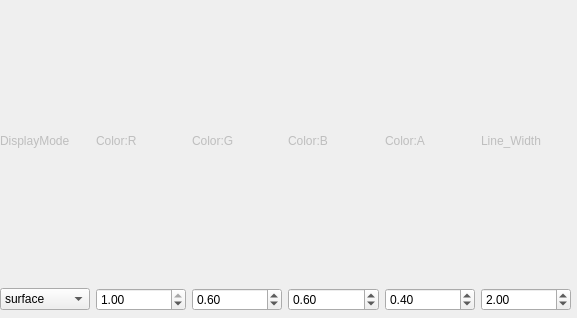
<?xml version="1.0" encoding="UTF-8"?>
<ui version="4.0">
 <class>RadarUi</class>
 <widget class="QWidget" name="RadarUi">
  <property name="geometry">
   <rect>
    <x>0</x>
    <y>0</y>
    <width>577</width>
    <height>318</height>
   </rect>
  </property>
  <property name="windowTitle">
   <string>RadarUi</string>
  </property>
  <widget class="QWidget" name="gridLayoutWidget">
   <property name="geometry">
    <rect>
     <x>0</x>
     <y>0</y>
     <width>571</width>
     <height>311</height>
    </rect>
   </property>
   <layout class="QGridLayout" name="gridLayout">
    <item row="1" column="6">
     <widget class="QLabel" name="label_6">
      <property name="enabled">
       <bool>false</bool>
      </property>
      <property name="text">
       <string>Line_Width</string>
      </property>
     </widget>
    </item>
    <item row="2" column="5">
     <widget class="QDoubleSpinBox" name="ColorA">
      <property name="maximum">
       <double>1.000000000000000</double>
      </property>
      <property name="singleStep">
       <double>0.010000000000000</double>
      </property>
      <property name="value">
       <double>0.400000000000000</double>
      </property>
     </widget>
    </item>
    <item row="1" column="4">
     <widget class="QLabel" name="label_4">
      <property name="enabled">
       <bool>false</bool>
      </property>
      <property name="text">
       <string>Color:B</string>
      </property>
     </widget>
    </item>
    <item row="1" column="2">
     <widget class="QLabel" name="label_2">
      <property name="enabled">
       <bool>false</bool>
      </property>
      <property name="text">
       <string>Color:R</string>
      </property>
     </widget>
    </item>
    <item row="2" column="4">
     <widget class="QDoubleSpinBox" name="ColorB">
      <property name="maximum">
       <double>1.000000000000000</double>
      </property>
      <property name="singleStep">
       <double>0.010000000000000</double>
      </property>
      <property name="value">
       <double>0.600000000000000</double>
      </property>
     </widget>
    </item>
    <item row="2" column="6">
     <widget class="QDoubleSpinBox" name="lineWidth">
      <property name="minimum">
       <double>1.000000000000000</double>
      </property>
      <property name="maximum">
       <double>5.000000000000000</double>
      </property>
      <property name="value">
       <double>2.000000000000000</double>
      </property>
     </widget>
    </item>
    <item row="1" column="5">
     <widget class="QLabel" name="label_5">
      <property name="enabled">
       <bool>false</bool>
      </property>
      <property name="text">
       <string>Color:A</string>
      </property>
     </widget>
    </item>
    <item row="1" column="3">
     <widget class="QLabel" name="label_3">
      <property name="enabled">
       <bool>false</bool>
      </property>
      <property name="text">
       <string>Color:G</string>
      </property>
     </widget>
    </item>
    <item row="2" column="3">
     <widget class="QDoubleSpinBox" name="ColorG">
      <property name="maximum">
       <double>1.000000000000000</double>
      </property>
      <property name="singleStep">
       <double>0.010000000000000</double>
      </property>
      <property name="value">
       <double>0.600000000000000</double>
      </property>
     </widget>
    </item>
    <item row="2" column="0">
     <widget class="QComboBox" name="DisplayList">
      <item>
       <property name="text">
        <string>surface</string>
       </property>
      </item>
      <item>
       <property name="text">
        <string>line</string>
       </property>
      </item>
     </widget>
    </item>
    <item row="2" column="2">
     <widget class="QDoubleSpinBox" name="ColorR">
      <property name="maximum">
       <double>1.000000000000000</double>
      </property>
      <property name="singleStep">
       <double>0.100000000000000</double>
      </property>
      <property name="value">
       <double>1.000000000000000</double>
      </property>
     </widget>
    </item>
    <item row="1" column="0">
     <widget class="QLabel" name="label">
      <property name="enabled">
       <bool>false</bool>
      </property>
      <property name="text">
       <string>DisplayMode</string>
      </property>
     </widget>
    </item>
   </layout>
  </widget>
 </widget>
 <resources/>
 <connections/>
</ui>
